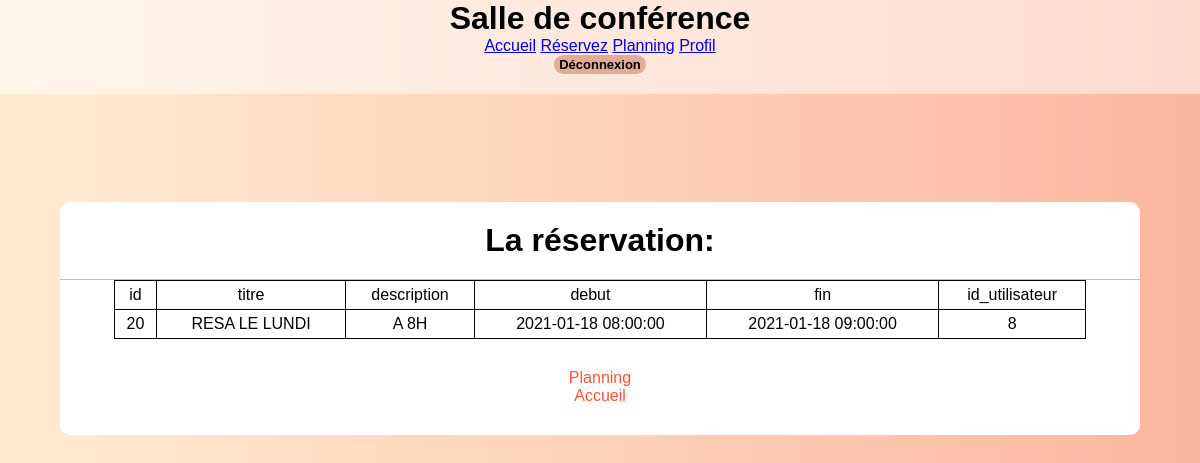
The page /reservation.php?id=20 (signed in) on the database its author committed.
### tables this page shows
CREATE TABLE IF NOT EXISTS `reservations` (
  `id` int(11) NOT NULL AUTO_INCREMENT,
  `titre` varchar(255) NOT NULL,
  `description` text NOT NULL,
  `debut` datetime NOT NULL,
  `fin` datetime NOT NULL,
  `id_utilisateur` int(11) NOT NULL,
  PRIMARY KEY (`id`)
);

### classes/user-pdo.php (called while the page is built, shortened)
<?php
class user {
    private $db;
    public function __construct($login, $password, $bddpass = null)
    {
        $this->db = $this->db_connect();
    }
    public function db_connect() {
        $host = 'localhost';
        $dbs   = 'reservationsalles';
        $user = 'root';
        $password = '';
        $charset = 'utf8mb4';
        $dsn = "mysql:host=$host;dbname=$dbs;charset=$charset";
        try {
            $db = new PDO($dsn, $user, $password);
            $db->setAttribute(PDO::ATTR_ERRMODE, PDO::ERRMODE_EXCEPTION);
            return $db;
        }
        catch (PDOException $e)
        {
            exit($e->getMessage());
        }
    }
    public function showReservation()
    {
        $id = $_GET['id'];
        $sql= "SELECT * FROM `reservations` WHERE `id` = :id";
        $stm=$this->db->prepare($sql);
        $stm->execute(['id'=>$id]);
        $result = $stm->fetchAll(PDO::FETCH_ASSOC);
        return $result;
    }
    public function showTitleReservation()
    {
        $sql= "SELECT COLUMN_NAME FROM INFORMATION_SCHEMA.COLUMNS WHERE TABLE_NAME='reservations'";
        $stm=$this->db->prepare($sql);
        $stm->execute();
        $result = $stm->fetchAll(PDO::FETCH_ASSOC);
        return $result;
    }
}
?>

### reservation.php (the view, shortened to what this page needs)
<!DOCTYPE html>
<html lang="fr">
<head>
    <link rel="stylesheet" href="style.css">
</head>
<?php
if (isset($_SESSION['id'])) {
    require('classes/user-pdo.php');
    $user = new user(NULL, NULL);
    $user->connect();
}
else {
    header ('location: connexion.php');
}
?>
<body>
    <header>
        <h1>Salle de conférence</h1>
        <section>
            <a href="index.php">Accueil</a>
            <a href="reservation-form.php">Réservez</a>
            <a href="planning.php">Planning</a>
            <?php
            if (isset($_SESSION['login']))
                echo ('<a href="profil.php">Profil</a></section>
                    <form action="index.php" method="post"><input type="submit" name="deconnexion" id="logout" value="Déconnexion"/></form>');
            else if (!isset($_SESSION['login']))
                echo ('<a href="inscription.php">Inscription</a>
                    <a href="connexion.php">Connexion</a></section>');
            ?>
    </header>
    <div class="reservation">
        <h1>La réservation: </h1>
        <table>
            <thead>
            <tr>
                <?php
                $nomchamp = $user->showTitleReservation();
                foreach ($nomchamp as $result)
                {
                    foreach ($result as $key => $value) {
                        echo '<td>' .$value.'</td>';
                    }
                }
                ?>
            </tr>
            </thead>
            <tbody>
            <?php
            $all_result = $user->showReservation();
            foreach ($all_result as $result)
            {
                echo '<tr>';
                foreach ($result as $key => $value) {
                    echo '<td>' .$value.'</td>';
                }
                echo '</tr>';
            }
            ?>
            </tbody>
        </table>
        <div class="signup_link">
            <a href="planning.php">Planning</a> <br>
            <a href="index.php">Accueil</a>
        </div>
    </div>
</body>
</html>

### style.css (style rules this page uses)
* { margin: 0; padding: 0; box-sizing: border-box; }
body { margin: 0; padding: 0; font-family: 'Lucida Sans', 'Lucida Sans Regular', 'Lucida Grande', 'Lucida Sans Unicode', Geneva, Verdana, sans-serif; background-image: linear-gradient(to right, #ffecd2 0%, #fcb69f 100%); background-attachment: fixed; height: 100vh; width: 98%; overflow-x: hidden; }
header { width: 100vw; background-color: rgba(255, 255, 255, .5); padding: 0 0 20px 0; margin-bottom: 3rem; display: grid; place-items: center; }
#logout { width: auto; height: auto; background: none; color: black; font-size: small; background: #e0ac99; border: none; padding: 2px 5px; }
table { border-collapse: collapse; width: fit-content; margin: auto; margin-top: 20px; }
.reservation { position: absolute; left: 50%; margin-top: 5%; transform: translate(-50%); width: 90%; background-color: white; border-radius: 10px; padding-top: 20px; }
.reservation h1 { text-align: center; padding: 0 0 20px 0; border-bottom: 1px solid silver; }
.reservation table { width: 90%; margin: auto; }
.reservation table td { padding: 5px; text-align: center; border: black 1px solid; }
input[type="submit"], #deco { width: 100%; height: 50px; border: 1px solid #F09819; background-image: linear-gradient(to right, #FF512F 0%, #F09819 51%, #FF512F 100%); transition: 0.9s; background-size: 200% auto; border-radius: 25px; font-size: 18px; color: #e9f4fb; font-weight: 700; cursor: pointer; outline: none; }
.signup_link { margin: 30px 0; text-align: center; font-size: 16px; color: #666666; }
.signup_link a { color: #FF512F; text-decoration: none; }

### rows shown on the page
reservations: id "20", titre "RESA LE LUNDI", description "A 8H", debut "2021-01-18 08:00:00", fin "2021-01-18 09:00:00", id_utilisateur "8"

### other values the page prints
$value "id"
$value "titre"
$value "description"
$value "debut"
$value "fin"
$value "id_utilisateur"
